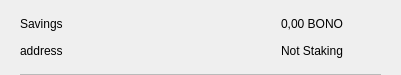
<?xml version="1.0" encoding="UTF-8"?>
<ui version="4.0">
 <class>CSRow</class>
 <widget class="QWidget" name="CSRow">
  <property name="geometry">
   <rect>
    <x>0</x>
    <y>0</y>
    <width>401</width>
    <height>75</height>
   </rect>
  </property>
  <property name="windowTitle">
   <string>Form</string>
  </property>
  <layout class="QVBoxLayout" name="verticalLayout">
   <property name="spacing">
    <number>0</number>
   </property>
   <property name="leftMargin">
    <number>20</number>
   </property>
   <property name="topMargin">
    <number>10</number>
   </property>
   <property name="rightMargin">
    <number>20</number>
   </property>
   <property name="bottomMargin">
    <number>0</number>
   </property>
   <item>
    <widget class="QWidget" name="info" native="true">
     <property name="minimumSize">
      <size>
       <width>0</width>
       <height>0</height>
      </size>
     </property>
     <layout class="QHBoxLayout" name="horizontalLayout_3">
      <property name="leftMargin">
       <number>0</number>
      </property>
      <property name="topMargin">
       <number>0</number>
      </property>
      <property name="rightMargin">
       <number>0</number>
      </property>
      <property name="bottomMargin">
       <number>10</number>
      </property>
      <item>
       <widget class="QWidget" name="container" native="true">
        <property name="minimumSize">
         <size>
          <width>0</width>
          <height>0</height>
         </size>
        </property>
        <layout class="QVBoxLayout" name="verticalLayout_2">
         <property name="spacing">
          <number>0</number>
         </property>
         <property name="leftMargin">
          <number>0</number>
         </property>
         <property name="topMargin">
          <number>0</number>
         </property>
         <property name="rightMargin">
          <number>0</number>
         </property>
         <property name="bottomMargin">
          <number>0</number>
         </property>
         <item>
          <layout class="QHBoxLayout" name="horizontalLayout">
           <item>
            <widget class="QLabel" name="labelName">
             <property name="text">
              <string>Savings</string>
             </property>
            </widget>
           </item>
           <item>
            <spacer name="horizontalSpacer">
             <property name="orientation">
              <enum>Qt::Horizontal</enum>
             </property>
             <property name="sizeHint" stdset="0">
              <size>
               <width>40</width>
               <height>20</height>
              </size>
             </property>
            </spacer>
           </item>
           <item>
            <widget class="QLabel" name="labelAmount">
             <property name="text">
              <string>0,00 BONO</string>
             </property>
            </widget>
           </item>
          </layout>
         </item>
         <item>
          <layout class="QHBoxLayout" name="horizontalLayout_2">
           <item>
            <widget class="QLabel" name="labelAddress">
             <property name="text">
              <string>address</string>
             </property>
            </widget>
           </item>
           <item>
            <spacer name="horizontalSpacer_2">
             <property name="orientation">
              <enum>Qt::Horizontal</enum>
             </property>
             <property name="sizeHint" stdset="0">
              <size>
               <width>40</width>
               <height>20</height>
              </size>
             </property>
            </spacer>
           </item>
           <item>
            <widget class="QLabel" name="labelStaking">
             <property name="text">
              <string>Not Staking</string>
             </property>
            </widget>
           </item>
          </layout>
         </item>
        </layout>
       </widget>
      </item>
      <item alignment="Qt::AlignHCenter|Qt::AlignVCenter">
       <widget class="QPushButton" name="pushButtonMenu">
        <property name="minimumSize">
         <size>
          <width>24</width>
          <height>24</height>
         </size>
        </property>
        <property name="maximumSize">
         <size>
          <width>32</width>
          <height>32</height>
         </size>
        </property>
        <property name="focusPolicy">
         <enum>Qt::NoFocus</enum>
        </property>
        <property name="styleSheet">
         <string notr="true">border:none; background-color:transparent;</string>
        </property>
        <property name="text">
         <string/>
        </property>
        <property name="icon">
         <iconset>
          <normaloff>://ic-menu-hover</normaloff>://ic-menu-hover</iconset>
        </property>
        <property name="iconSize">
         <size>
          <width>24</width>
          <height>24</height>
         </size>
        </property>
       </widget>
      </item>
     </layout>
    </widget>
   </item>
   <item>
    <widget class="QLabel" name="lblDivisory">
     <property name="minimumSize">
      <size>
       <width>0</width>
       <height>1</height>
      </size>
     </property>
     <property name="maximumSize">
      <size>
       <width>16777215</width>
       <height>1</height>
      </size>
     </property>
     <property name="styleSheet">
      <string notr="true">background-color:#bababa;</string>
     </property>
     <property name="text">
      <string/>
     </property>
     <property name="alignment">
      <set>Qt::AlignBottom|Qt::AlignLeading|Qt::AlignLeft</set>
     </property>
    </widget>
   </item>
  </layout>
 </widget>
 <resources/>
 <connections/>
</ui>
